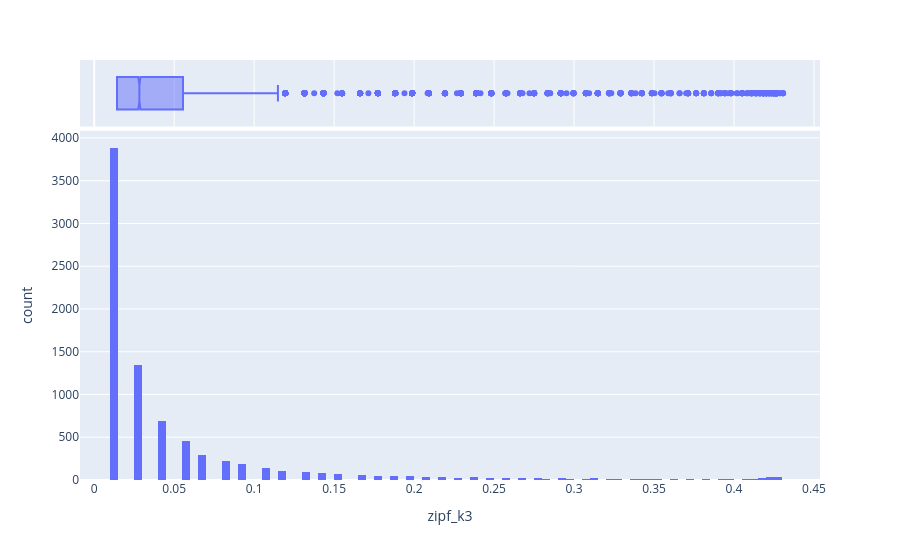

The cell this chart's notebook holds for it:
### Code cell
px.histogram(VOCAB, 'zipf_k3', marginal='box')

### Figure 1 — Plotly figure (JSON) as saved in the notebook; plotly's stock layout.template omitted (floating-point values rounded to 4 significant figures; data arrays with more than 128 entries replaced by an {"elided": "..."} marker saying what was removed)
{"data": [{"bingroup": "x", "hovertemplate": "zipf_k3=%{x}<br>count=%{y}<extra></extra>", "legendgroup": "", "marker": {"color": "#636efa", "pattern": {"shape": ""}}, "name": "", "orientation": "v", "showlegend": false, "type": "histogram", "x": {"elided": "8290 float values"}, "xaxis": "x", "yaxis": "y"}, {"hovertemplate": "zipf_k3=%{x}<extra></extra>", "legendgroup": "", "marker": {"color": "#636efa"}, "name": "", "notched": true, "showlegend": false, "type": "box", "x": {"elided": "8290 float values"}, "xaxis": "x2", "yaxis": "y2"}], "layout": {"barmode": "relative", "legend": {"tracegroupgap": 0}, "margin": {"t": 60}, "xaxis": {"anchor": "y", "domain": [0, 1], "title": {"text": "zipf_k3"}}, "xaxis2": {"anchor": "y2", "domain": [0, 1], "matches": "x", "showgrid": true, "showticklabels": false}, "yaxis": {"anchor": "x", "domain": [0, 0.8316], "title": {"text": "count"}}, "yaxis2": {"anchor": "x2", "domain": [0.8416, 1], "matches": "y2", "showgrid": false, "showline": false, "showticklabels": false, "ticks": ""}}}
